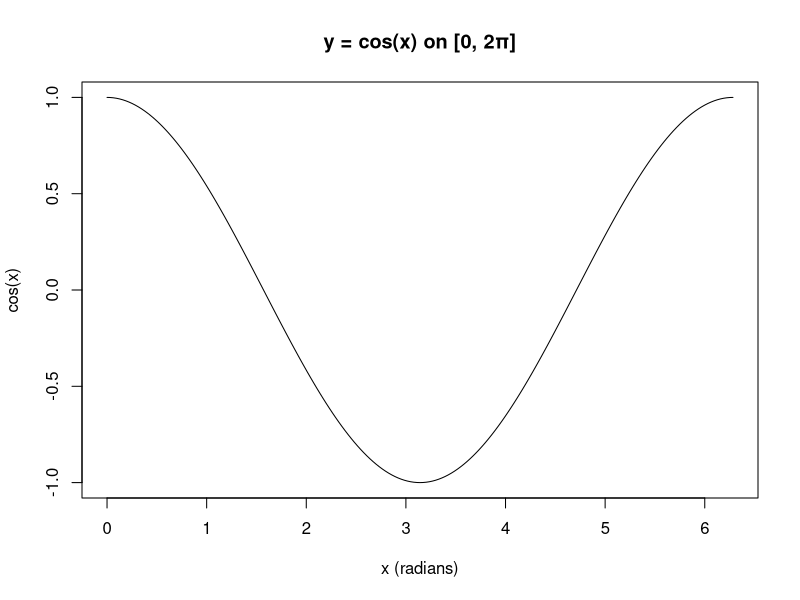
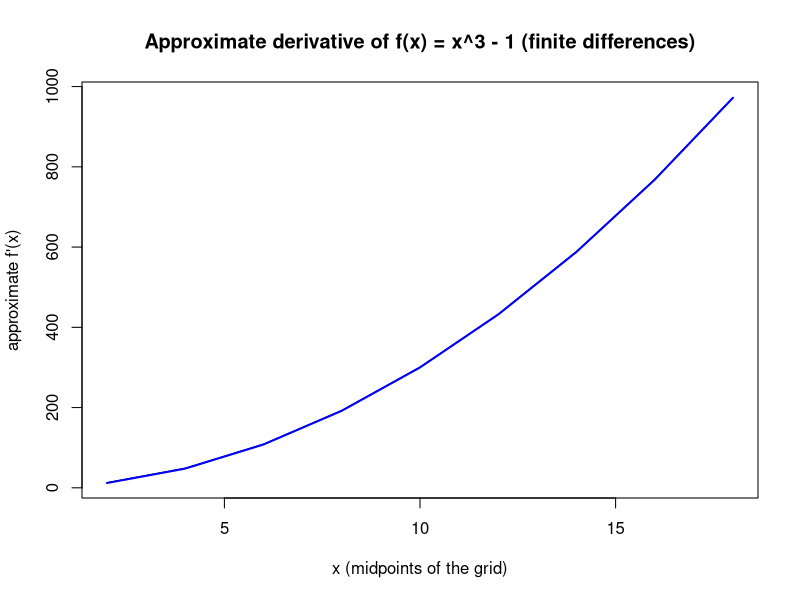

Reproduce these figures in R, in order.
# MATH163 – Week 01: Getting started in R
# INTRODUCTION: We'll practise the console, scripts, vectors, simple plots, and a tiny function.
# WORKED EXAMPLE shows each step; TRY IT YOURSELF repeats ideas with different inputs.

#### Week 1 — First steps: your course folder & working directory ####

# 1) Make a folder for this course on your M: drive (university network storage):
#    e.g.  M:\MATH163\practicals
#    Put ALL the practical materials (data files + scripts) in that folder.

# 2) Tell R where that folder is (your "working directory").
#    Use forward slashes on Windows, or double backslashes if you prefer.
#    Replace the path below with your OWN M: path.
# setwd("M:/MATH163/practicals")
# setwd("M:\\MATH163\\practicals")  # alternative Windows form

#    Tip (RStudio menu): Session > Set Working Directory > Choose Directory...
#    Then check with:
# getwd()

# 3) We don’t need any packages this week. Base R is enough.
#    Next week we’ll use a package and explain install vs load vs paths in detail.

#### Week 1 — Getting started with packages (explicit + simple) ####

# You install a package ONCE per computer, using install.packages("<name>").
# You load a package in EACH new R session using library(<name>).

# For Week 1 we don't actually need any packages to run the code below.
# (Base R is enough.) We'll use a package called 'here' in Week 2.
# If you want to get ahead on your own laptop, you can install it now by
# removing the leading # from the next line and running it once:

# install.packages("here")

# We are NOT loading any packages in Week 1:
# library(here)   # <— not needed today

# Tip: If you ever see “there is no package called …”, it means you need to
# run install.packages("<name>") once on this machine.

# Tip: Use this R script as your “lab book”. Write comments to explain what each block does.


# --- WORKED EXAMPLE (WITH ANSWERS INLINE) ------------------------------------
# Goal: practise basic objects (vectors), plotting, tiny functions, and the idea of
#       finite differences (approximate derivatives).

# 1) PLOT THE FUNCTION y = cos(x) OVER 0 ≤ x ≤ 2π
#    a) Make a vector of evenly spaced x-values that covers the interval [0, 2π].
#    b) Make a matching vector y = cos(x), one value per x.
#    c) Plot points (x, y). Label axes and add a clear title so the plot is self-explanatory.
#       Note: seq(from, to, by) makes sequences; pi is built into R.
x <- seq(0, 2*pi, by = 0.01*pi)          # a grid of x values every 0.01π radians
y <- cos(x)                               # the corresponding y values
plot(x, y,
     main = "y = cos(x) on [0, 2π]",
     xlab = "x (radians)",
     ylab = "cos(x)",
     type = "l")                          # type = "l" draws a continuous line

# 2) DEFINE AND CALL A SIMPLE FUNCTION
#    We’ll define f(u) = u^2 + 1. Why? To show how *functions* wrap up a calculation
#    so you can reuse it for different inputs (a single number OR a whole vector).
quad_plus_one <- function(u) {
  # Everything you return must be computed from 'u'
  u^2 + 1
}
quad_plus_one(7)                          # evaluate at a single number (returns 50)
value_8 <- quad_plus_one(8)               # store the result (useful if needed later)

# 3) DISCRETE DIFFERENCES: WHAT DOES diff() DO?
#    Build a simple vector x2 = 1, 3, 5, ..., 19 (step size 2).
#    diff(x2) computes consecutive differences: x2[i+1] - x2[i].
#    Key point: diff() reduces length by 1, because there are N-1 gaps between N points.
x2 <- seq(1, 20, by = 2)                  # 1, 3, 5, ..., 19
dx <- diff(x2)                            # should be a vector of 2s
length(x2)                                # 10
length(dx)                                # 9  (one fewer)

# 4) APPROXIMATE A DERIVATIVE USING FINITE DIFFERENCES
#    We’ll approximate f’(x) when f(x) = x^3 - 1 using forward differences on x2.
#    Steps:
#      a) Define f(u) = u^3 - 1.
#      b) Evaluate f on our grid x2 to get a vector fx (same length as x2).
#      c) Form forward differences: Δf / Δx = diff(fx) / diff(x2).
#      d) Those slopes live *between* the original x points; a natural x-position
#         for plotting them is the midpoints of consecutive x’s.
f <- function(u) u^3 - 1
fx <- f(x2)
dydx_approx <- diff(fx) / diff(x2)        # finite-difference slopes
mid <- (x2[-1] + x2[-length(x2)]) / 2     # midpoints between consecutive x’s

#    e) Plot the approximate derivative against the midpoints.
plot(mid, dydx_approx,
     type = "l",
     main = "Approximate derivative of f(x) = x^3 - 1 (finite differences)",
     xlab = "x (midpoints of the grid)",
     ylab = "approximate f'(x)")

# 5) COMPARE TO THE ANALYTIC DERIVATIVE
#    For f(x) = x^3 - 1, the exact derivative is f’(x) = 3x^2.
#    To compare apples-to-apples, evaluate the analytic derivative AT THE MIDPOINTS,
#    because that’s where our approximate slopes live.
analytic_at_mid <- 3 * mid^2
lines(mid, analytic_at_mid, col = "blue", lwd = 2)
#    Visual reading: the blue curve is the exact derivative; the black curve is the
#    finite-difference approximation. With a coarse grid (step = 2) they’re close
#    but not identical; using a finer grid would make them closer.

# 6) QUICK “INTROSPECTION” ON A VECTOR (COMMON SUMMARY/UTILITY CALLS)
#    Build a small vector and ask typical questions: minimum, mean, median, etc.
#    Note: sort(..., decreasing = TRUE) puts largest first. exists("v") checks if a
#    named object is present in your workspace.
v <- c(3, 5, 2, 3, 1, 4)
min(v)                      # 1
mean(v)                     # 3
median(v)                   # 3
sum(v)                      # 18
range(v)                    # 1 5
str(v)                      # structure; confirms it's numeric with length 6
length(v)                   # 6
sort(v, decreasing = TRUE)  # 5 4 3 3 2 1
print(exists("v"))          # TRUE


# --- TRY IT YOURSELF (NO ANSWERS HERE) ---------------------------------------
# [1-TY-1] Plot sin(x) and cos(x) on the same axes over [0, 4π]. Add a legend.
# [1-TY-2] Write a function g(u) = u^2 + u + 1; compute g(5) and g(c(1,2,3)).
# [1-TY-3] For f(u) = exp(-u^2/2)/sqrt(2π), approximate ∫ f(u) du over [-5,5] using a fine grid
#          (Riemann sum). Then try a finer grid and compare.
# [1-TY-4] Using x2 from above, compute second differences of f(x2) and comment on the sign.
